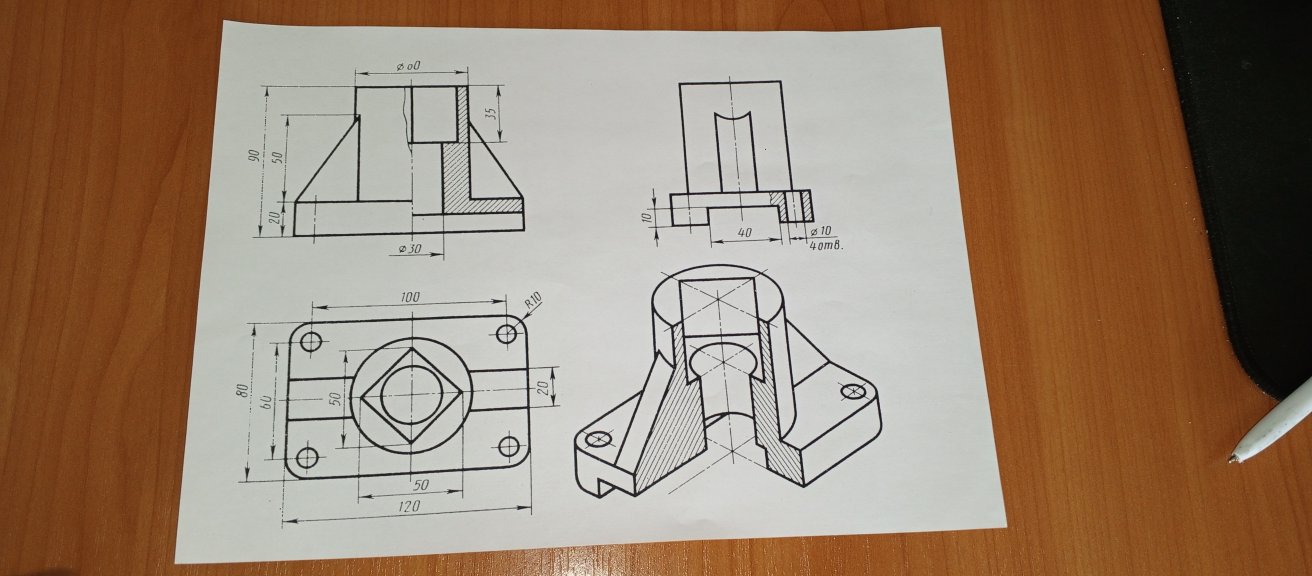
#> input picture img/photos/drawing_photo_1.jpg, 3936 x 1728 px, found by its file name (shown at 1/3 size)
$ jupyter execute image_processing.ipynb
#> lines starting #> are read from the running program, lines starting #| are printed output that depends on the picture; after the words box and inside, x2 and y2 are one past the last pixel; in counts of white or black regions, pixels touching at a corner belong together
[cell 1]
import numpy
import cv2
import numpy as np
import matplotlib.pyplot as plt

# Фотографии чертежа

[cell 2]
drawing_photo_1 = cv2.imread(r'..\img\photos\drawing_photo_1.jpg')
#> drawing_photo_1 is the input picture: shape (1728, 3936, 3); mean B, G, R 111.3, 131.3, 154.1
drawing_photo_2 = cv2.imread(r'..\img\photos\drawing_photo_2.jpg')
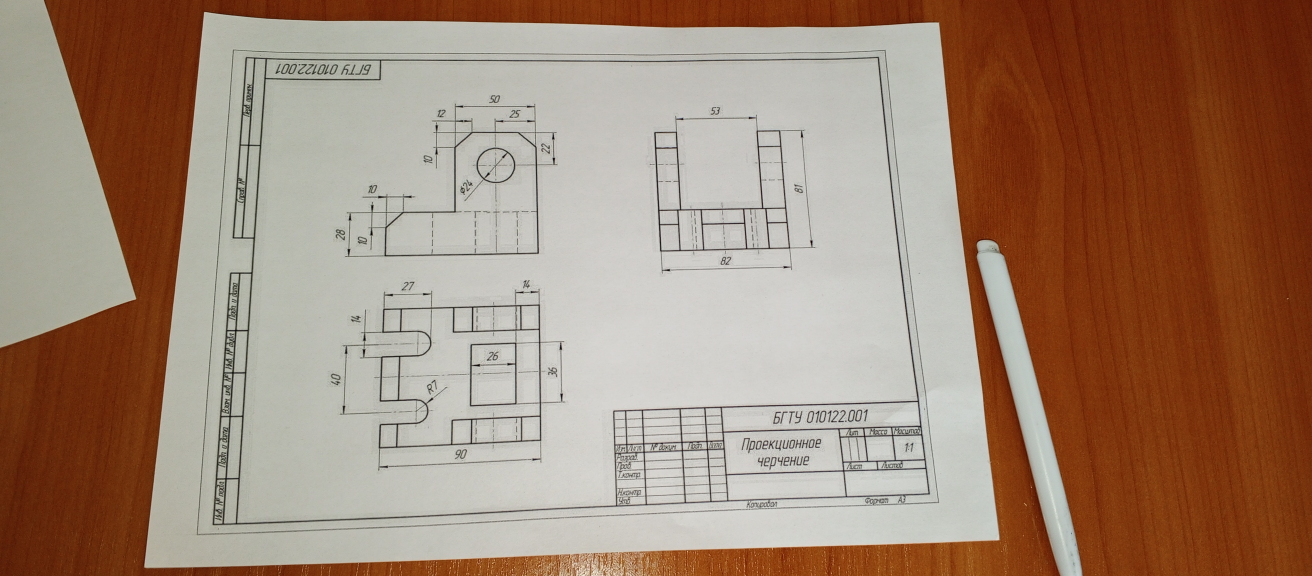
#> input picture img/photos/drawing_photo_2.jpg, 3936 x 1728 px, found by its file name (shown at 1/3 size)
#> drawing_photo_2 is the input picture: shape (1728, 3936, 3); mean B, G, R 114.6, 133.4, 160.3

if (type(drawing_photo_1) != numpy.ndarray) or (type(drawing_photo_2) != numpy.ndarray):
    print('Не корректный путь к файлу')

[cell 3]
# отображение чертежа
def visual(img, name='image'):
    plt.subplot(1, 1, 1)
    plt.imshow(cv2.cvtColor(img, cv2.COLOR_BGR2RGB))
    plt.axis('off')
    plt.title(name)

[cell 4]
visual(drawing_photo_1, 'drawing_photo_1')

[cell 5]
# Отображение входных фотографий
fig = plt.figure(figsize=(10, 7))


plt.subplot(2, 2, 1)
plt.imshow(cv2.cvtColor(drawing_photo_1, cv2.COLOR_BGR2RGB))
plt.axis('off')
plt.title("drawing_photo_1")


plt.subplot(2, 2, 2)
plt.imshow(cv2.cvtColor(drawing_photo_2, cv2.COLOR_BGR2RGB))
plt.axis('off')
plt.title("drawing_photo_2")

# Выбор изображения

[cell 6]
# Выбор изображения для обработки
drawing_photo = drawing_photo_2

# Вырезание области чертежа

[cell 7]
gray_drawing_photo = cv2.cvtColor(drawing_photo, cv2.COLOR_BGR2GRAY)

ret, contrast_drawing_photo = cv2.threshold(gray_drawing_photo, 170, 225, cv2.THRESH_BINARY)
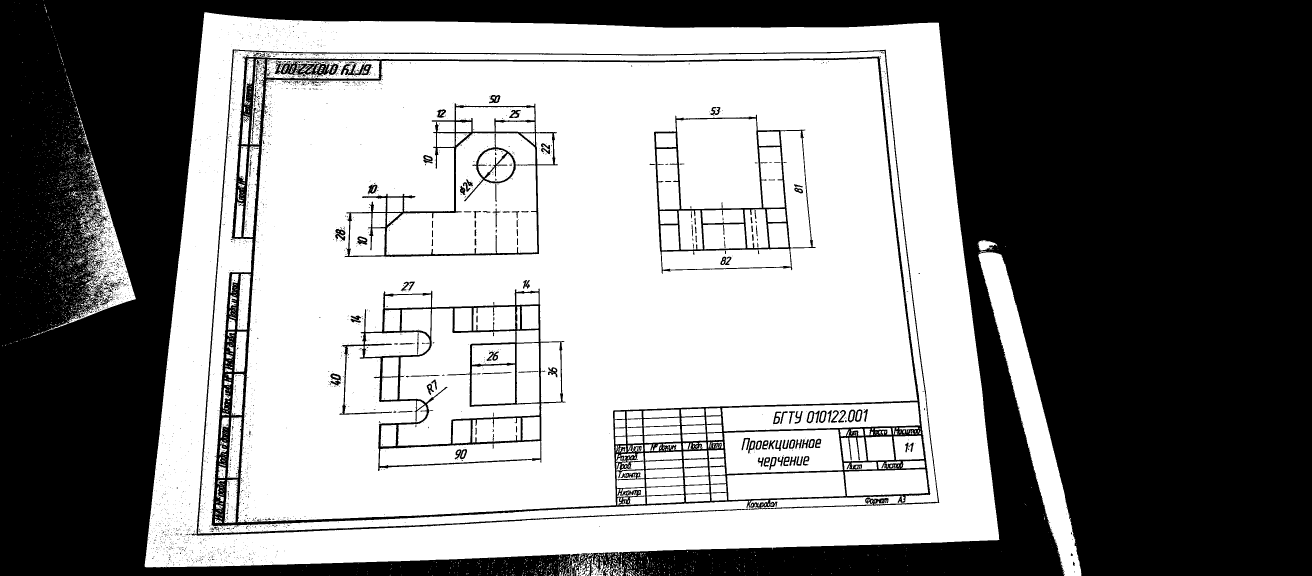
#> contrast_drawing_photo: shape (1728, 3936) (shown at 1/3 size); values 0 (black) and 225 (white), 53.6% white; 3558 black regions (3339 under 20 px), largest, box (x1, y1, x2, y2) and area: (0, 0, 3936, 1728) 2893386, (574, 148, 2818, 1608) 145886, (1018, 865, 1698, 1413) 34663

visual(contrast_drawing_photo, 'Бинарный вид')

[cell 8]
edged = cv2.Canny(contrast_drawing_photo, 20, 225)
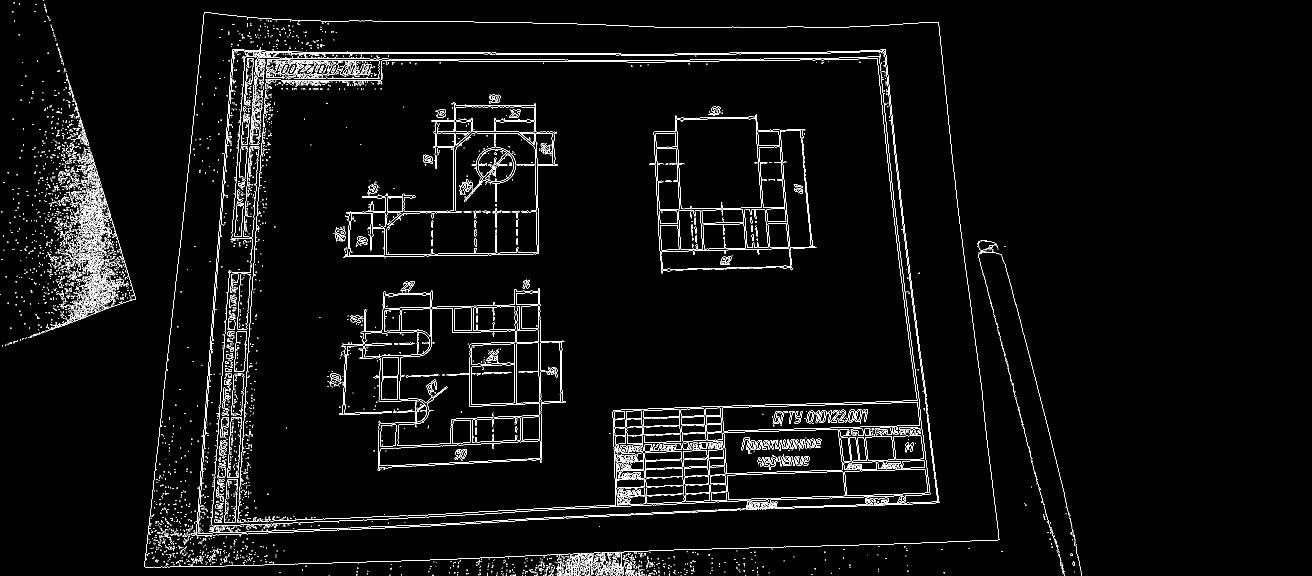
#> edged: shape (1728, 3936) (shown at 1/3 size); 2.3% white in thin lines or dots, all inside (x1, y1, x2, y2) = (0, 0, 3244, 1728)
contours, hierarchy = cv2.findContours(edged,  cv2.RETR_EXTERNAL, cv2.CHAIN_APPROX_NONE)
#> contours = 9206 contours, 9051 with area under 20; largest, box (x1, y1, x2, y2) and area: (2171, 1288, 2529, 1422) 42406, (2165, 1206, 2760, 1294) 40738, (2180, 1414, 2537, 1500) 25790, (1138, 1322, 1621, 1398) 25042, (2533, 1407, 2785, 1488) 17690
print("Количество контуров: " + str(len(contours)))
#| Количество контуров: 9206
visual(drawing_photo)
visual(edged)
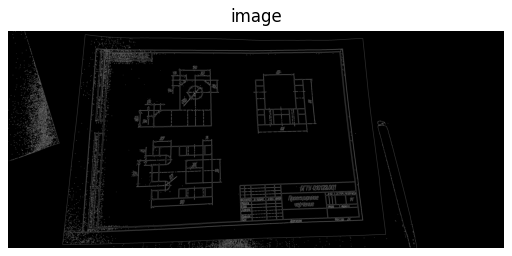
#> figure drawn by matplotlib, 1 panel

[cell 9]
# Получение глваного контура
len_edged = []
for i in edged:
    len_edged.append(len(i))
#> after the loop, len_edged = 1728 values from 3936 to 3936

id_main_edged = len_edged.index(max(len_edged))
#> id_main_edged = 0
id_main_edged
head_edged = edged[id_main_edged]
#> head_edged = 3936 values, max 255 at index 130, min 0 at index 0, mean 0.0648

[cell 10]
# Получение глваного контура
print(len(contours))
#| 9206
len_contours = []
for i in contours:
    len_contours.append(len(i))
#> this loop made 9206 passes
#> i on passes 1 to 3: [[1919, 1727]], [[1895, 1727]], [[1862, 1727]]
#> after the loop, len_contours = 9206 values, max 14962 at index 9193, min 1 at index 0, mean 26.99

id_main_contours = len_contours.index(max(len_contours))
#> id_main_contours = 9193
id_main_contours
head_contours = contours[id_main_contours]
#> head_contours = contour of 14962 points, box (x1, y1, x2, y2) (433, 36, 2998, 1702), area 20

[cell 11]
visual(drawing_photo)

[cell 12]
import copy
drawing_photo_contour = copy.deepcopy(drawing_photo)
cv2.drawContours(drawing_photo_contour, head_contours, -1, (0, 255, 0), 3)
visual(drawing_photo_contour)

[cell 13]
img = drawing_photo_2

contours = contours
idx = id_main_contours
#> idx = 9193
mask = np.zeros_like(img)
cv2.drawContours(mask, head_contours, -1, (255, 255, 255), 3)
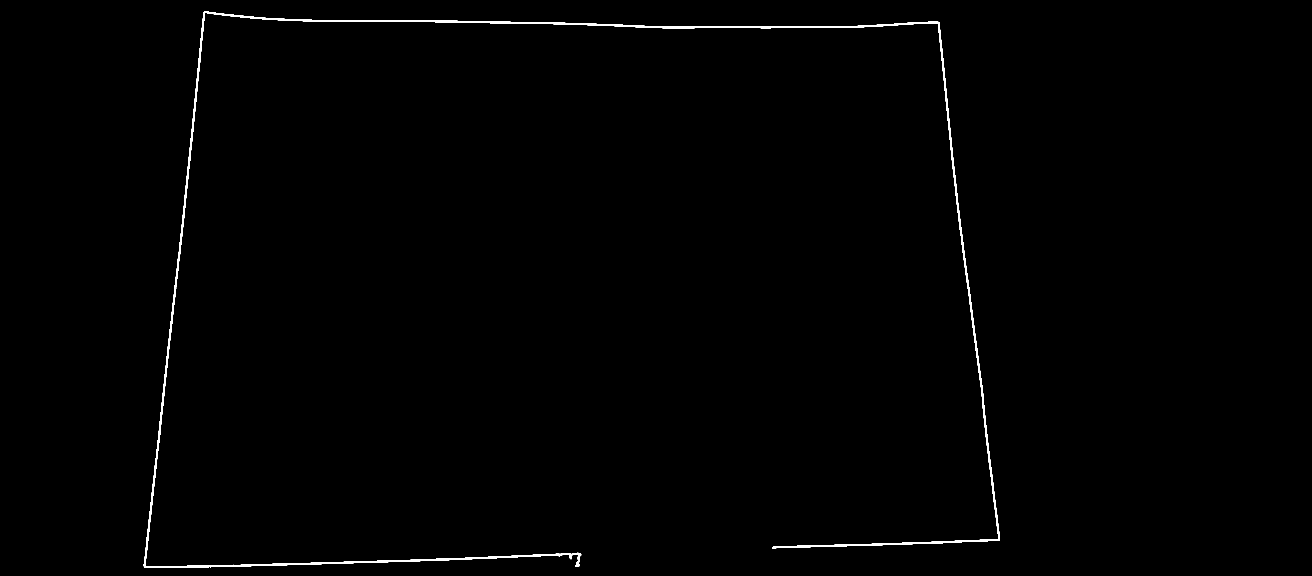
#> mask: shape (1728, 3936, 3) (shown at 1/3 size); 0.55% white; 1 white region, box (x1, y1, x2, y2) and area: (431, 34, 3000, 1704) 37374
visual(mask, 'mask')

[cell 14]
img.shape
#> Out = (1728, 3936, 3)

[cell 15]
img = copy.deepcopy(mask)
gray = cv2.cvtColor(img, cv2.COLOR_BGR2GRAY)
blur = cv2.blur(gray, (13,13))
visual(blur)
corners = cv2.goodFeaturesToTrack(blur, 6, 0.01, 1) #27, 0.01, 10)
#> corners = [[2987, 1611], [442, 1692], [1727, 1670], [620, 45], [2807, 76], [1731, 1693]]

for i in corners:
    x, y = i.ravel()
    d = (int(x),int(y))
    cv2.circle(img=img, center=d, radius=15, color=(0,255,0), thickness=-1)
#> this loop made 6 passes
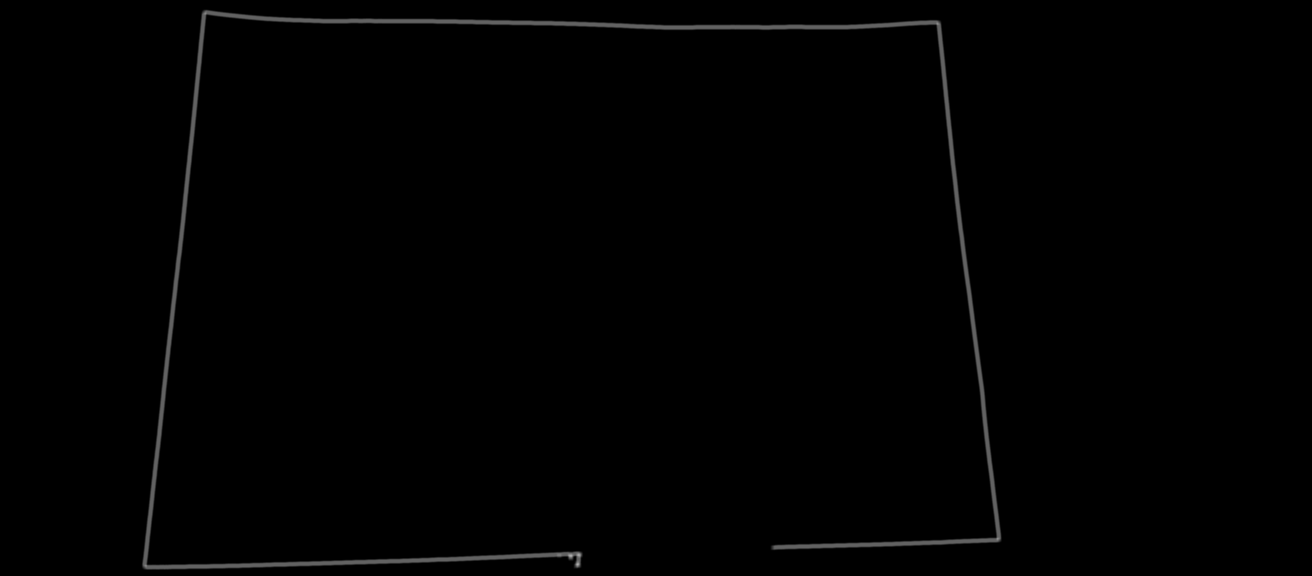
#> shown: shape (1728, 3936, 3) (shown at 1/3 size); min 0, max 180, mean 1.4
